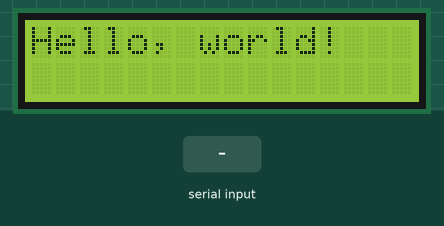
This sketch was run on a simulated Arduino Uno, built with avr-gcc and run on an emulated ATmega328P. Parts: 16×2 character LCD. The inputs (shaded band) are chosen by the test bench.

Above: at 2.2 s.
2.3 s: "1" received over Serial
At 2.7 s:
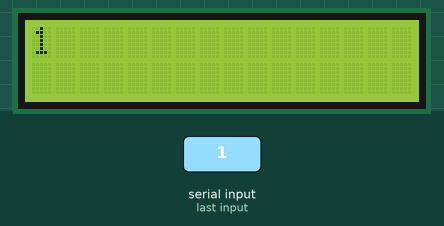
3.9 s: "0" received over Serial
At 5.1 s:
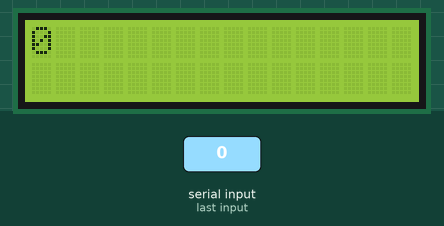
5.5 s: "2" received over Serial
At 6.3 s:
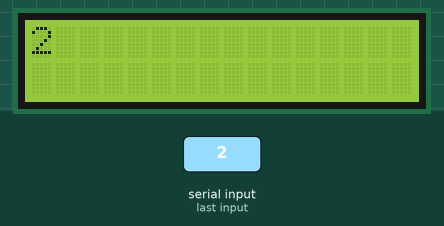
Timing chart, 0 to 8.5 s (numbered marks = the images above; inputs shaded):
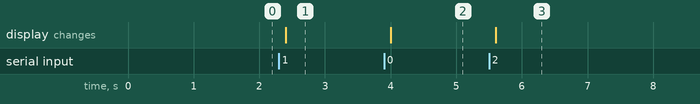

Measured:
- after the input at 2.3 s, the display: changes after 0.10 s (image 1)
- after the input at 3.9 s, the display: changes after 0.10 s (image 2)
- after the input at 5.5 s, the display: changes after 0.10 s (image 3)

The sketch:

0520_I2C_LCD_Basic02.ino
```cpp
#include <LiquidCrystal_I2C.h>
#include <Wire.h>

LiquidCrystal_I2C lcd(0x20, 16, 2);
// 0x20 은 주소
// 16은 length
// 2는 line

void setup() {
  // put your setup code here, to run once:
  lcd.init();
  // Turn on the blacklight and print a message.
  lcd.backlight();
  lcd.print("Hello, world!");
  Serial.begin(9600);
  delay(1000);
}

void loop() {
  // put your main code here, to run repeatedly:
  if(Serial.available()){
    delay(100);
    lcd.clear();
    while(Serial.available()>0){
      lcd.write(Serial.read());
    }
  }
}
```
